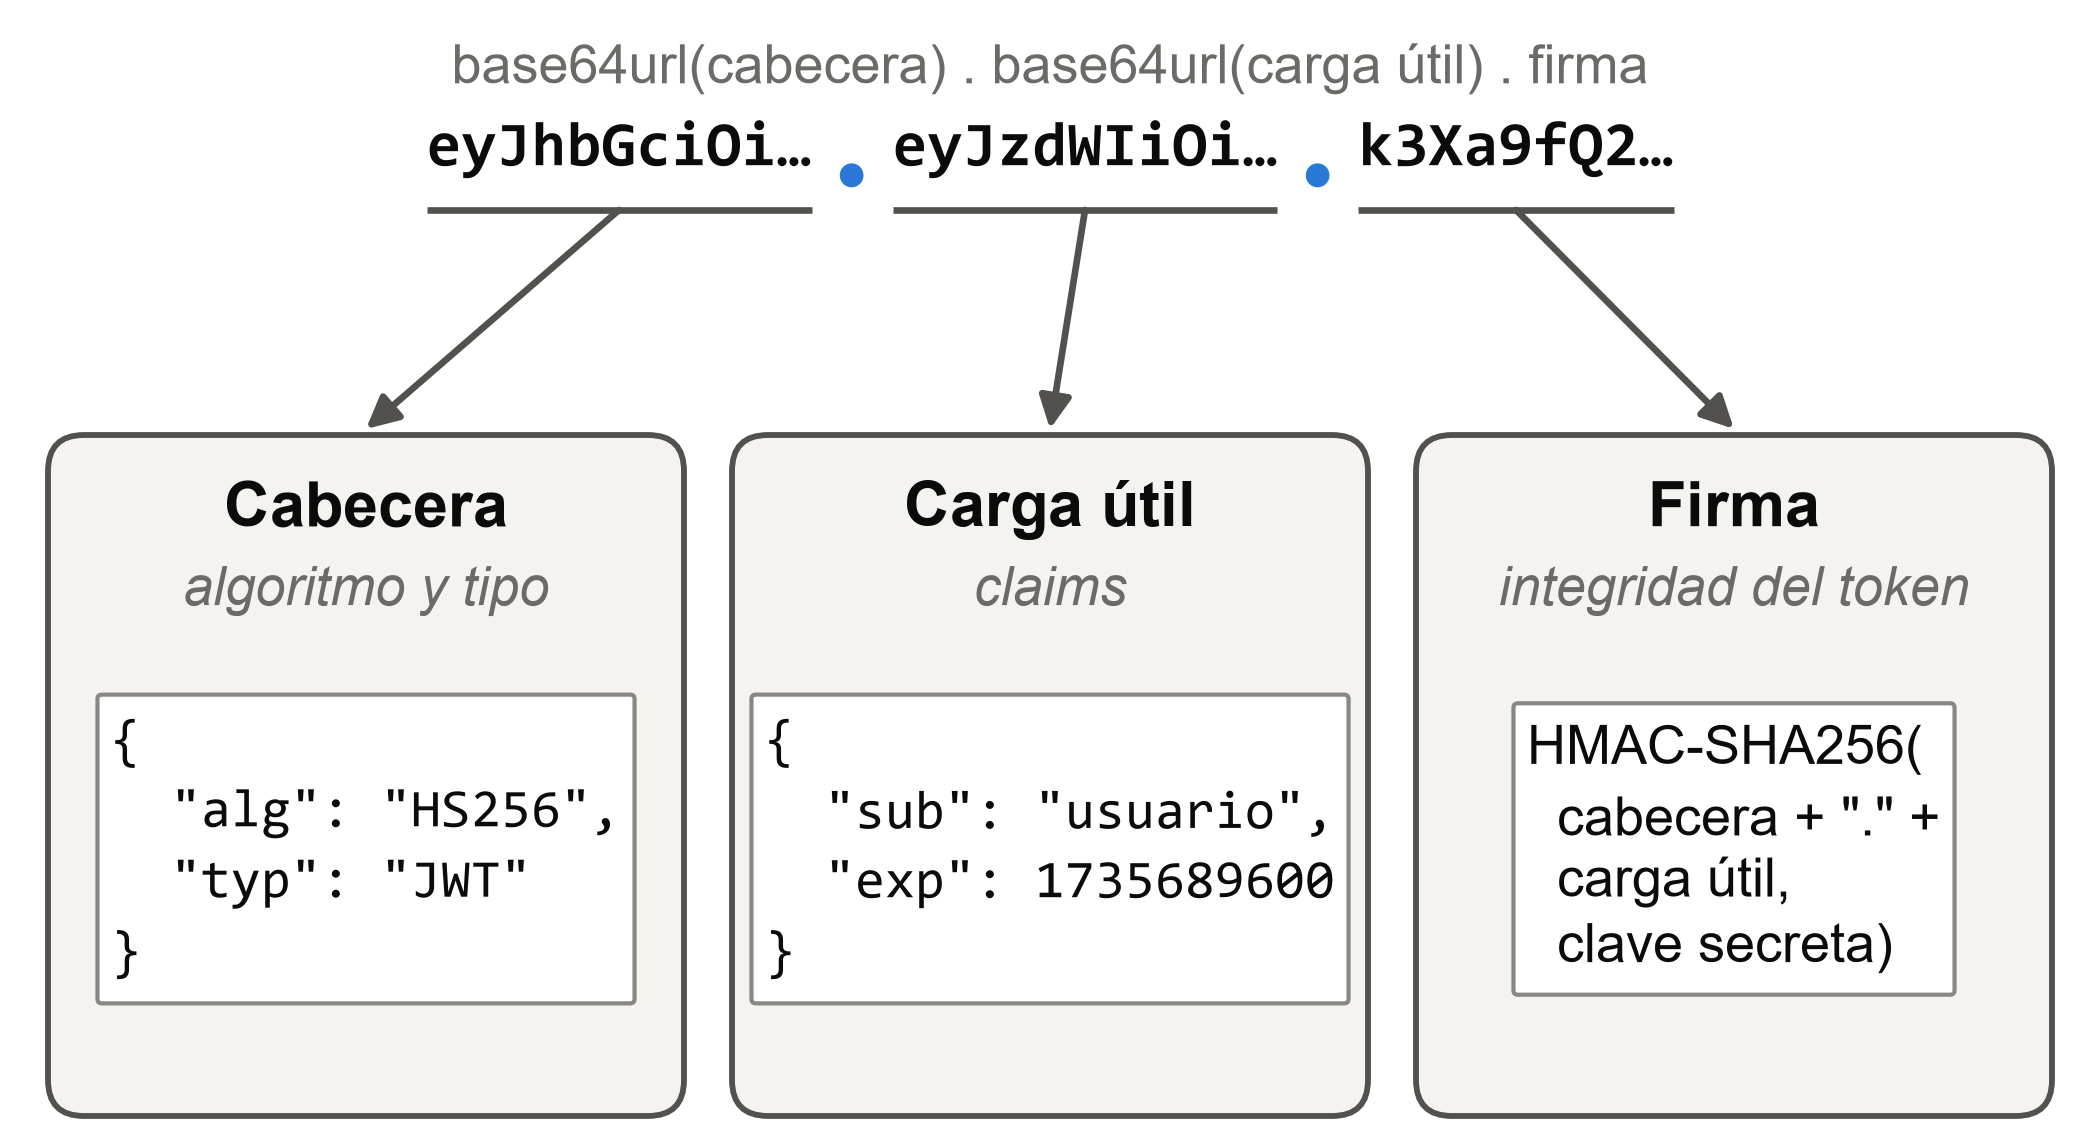

This figure's Python source:
"""Estructura de un JSON Web Token: cabecera . carga útil . firma, con un ejemplo genérico truncado.

Los segmentos de ejemplo son la codificación base64url real del inicio de cada parte
({"alg":"HS256"... -> eyJhbGciOi..., {"sub":... -> eyJzdWIiOi...); la firma es inventada. Sin datos reales.

Regenerar:  python thesis/imagenes/jwt_estructura.py
"""

from pathlib import Path

import matplotlib

matplotlib.use("Agg")
import matplotlib.pyplot as plt  # noqa: E402
from matplotlib.patches import FancyBboxPatch  # noqa: E402

OUT = Path(__file__).with_suffix(".png")

INK = "#0b0b0b"
LINE = "#52514e"
MUTED = "#6b6a66"
FILL = "#f4f3ef"
ACCENT = "#2a78d6"
FS = 14
MONO = "Consolas"

plt.rcParams["font.family"] = "Arial"

W, H = 7.0, 3.8  # pulgadas; el eje usa pulgadas como unidades
fig = plt.figure(figsize=(W, H), dpi=300)
ax = fig.add_axes([0, 0, 1, 1])
ax.set_xlim(0, W)
ax.set_ylim(0, H)
ax.axis("off")
renderer = fig.canvas.get_renderer()
inv = ax.transData.inverted()


def width_in(t):
    bb = t.get_window_extent(renderer)
    return inv.transform((bb.x1, 0))[0] - inv.transform((bb.x0, 0))[0]


# ── Token de ejemplo (tres segmentos separados por puntos) ──────────────────
Y_TOK = 3.3
segments = ["eyJhbGciOi…", "eyJzdWIiOi…", "k3Xa9fQ2…"]
seg_texts = [ax.text(0, Y_TOK, s, fontsize=FS + 1, family=MONO, weight="bold", color=INK, va="center") for s in segments]
dots = [ax.text(0, Y_TOK, ".", fontsize=FS + 16, family=MONO, weight="bold", color=ACCENT, va="center") for _ in range(2)]
widths = [width_in(t) for t in seg_texts]
w_dot = width_in(dots[0]) + 0.04
total = sum(widths) + 2 * w_dot
x = W / 2 - total / 2
seg_centers = []
for i, t in enumerate(seg_texts):
    t.set_position((x, Y_TOK))
    seg_centers.append((x + widths[i] / 2, widths[i]))
    x += widths[i]
    if i < 2:
        dots[i].set_position((x + 0.02, Y_TOK - 0.02))
        x += w_dot

# ── Bloques ─────────────────────────────────────────────────────────────────
BW = 2.12
centers = [1.22, 3.5, 5.78]
Y0, Y1 = 0.08, 2.35
blocks = [
    ("Cabecera", "algoritmo y tipo", '{\n  "alg": "HS256",\n  "typ": "JWT"\n}', MONO),
    ("Carga útil", "claims", '{\n  "sub": "usuario",\n  "exp": 1735689600\n}', MONO),
    ("Firma", "integridad del token", "HMAC-SHA256(\n  cabecera + \".\" +\n  carga útil,\n  clave secreta)", "Arial"),
]
for cx, (title, sub, body, family) in zip(centers, blocks):
    ax.add_patch(
        FancyBboxPatch(
            (cx - BW / 2, Y0), BW, Y1 - Y0, boxstyle="round,pad=0,rounding_size=0.12", fc=FILL, ec=LINE, lw=1.4
        )
    )
    ax.text(cx, Y1 - 0.25, title, ha="center", va="center", fontsize=FS + 1, weight="bold", color=INK)
    ax.text(cx, Y1 - 0.52, sub, ha="center", va="center", fontsize=FS - 1, color=MUTED, style="italic")
    ax.text(
        cx,
        Y1 - 1.38,
        body,
        ha="center",
        va="center",
        multialignment="left",
        fontsize=FS - 1,
        family=family,
        color=INK,
        linespacing=1.3,
        bbox=dict(boxstyle="round,pad=0.25,rounding_size=0.08", fc="white", ec="#898781", lw=1.0),
    )

# ── Conexión de cada segmento con su bloque ─────────────────────────────────
Y_UL = Y_TOK - 0.2
for (sx, sw), cx in zip(seg_centers, centers):
    ax.plot([sx - sw / 2, sx + sw / 2], [Y_UL, Y_UL], color=LINE, lw=1.6, solid_capstyle="butt")
    ax.annotate(
        "",
        xy=(cx, Y1 + 0.02),
        xytext=(sx, Y_UL),
        arrowprops=dict(arrowstyle="-|>", color=LINE, lw=1.6, mutation_scale=16, shrinkA=0, shrinkB=0),
    )

ax.text(
    W / 2,
    Y_TOK + 0.27,
    "base64url(cabecera) . base64url(carga útil) . firma",
    ha="center",
    va="center",
    fontsize=FS - 1,
    color=MUTED,
)

fig.savefig(OUT, dpi=300, facecolor="white")
print(OUT)
